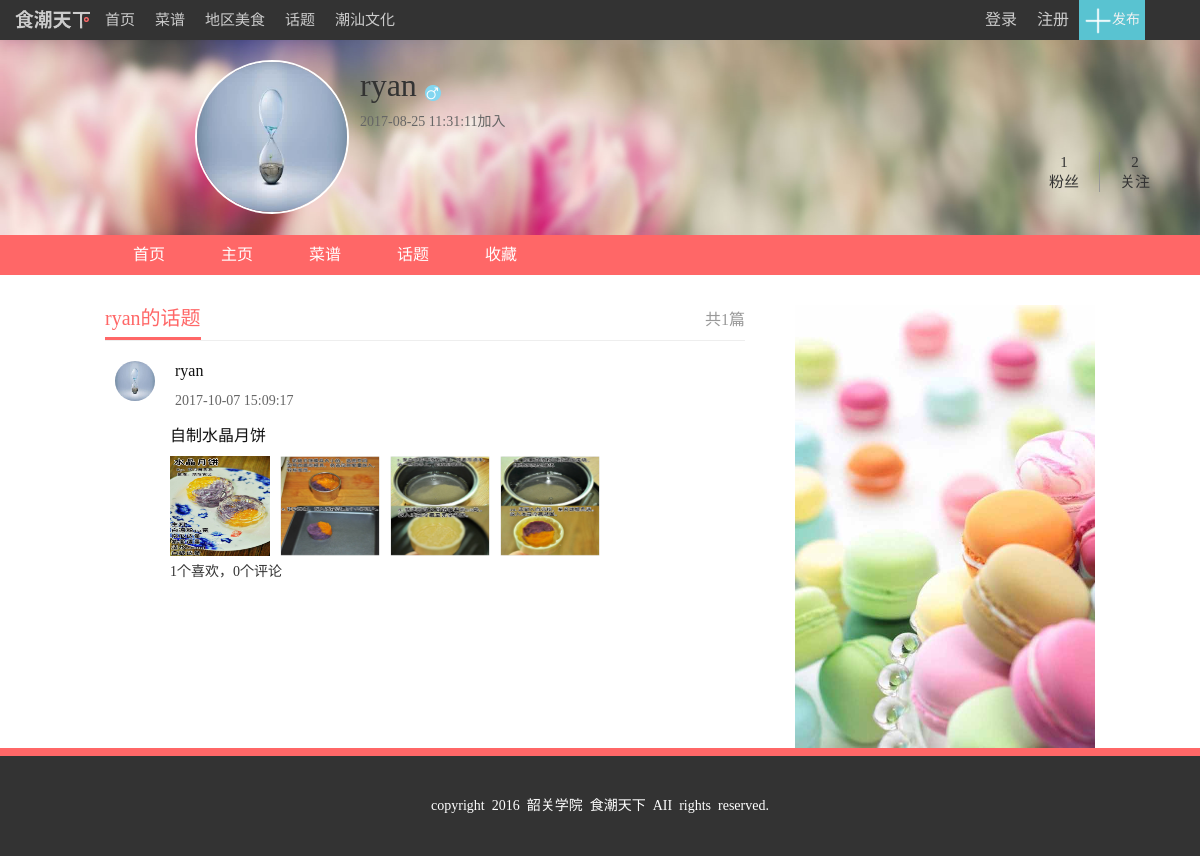
/php/personal_topic.php?user_id=48, run on the app's committed database.
### tables this page shows
CREATE TABLE IF NOT EXISTS `personal_info` (
  `id` int(10) NOT NULL AUTO_INCREMENT,
  `name` varchar(255) NOT NULL,
  `password_digest` char(40) NOT NULL,
  `head_img` varchar(255) NOT NULL DEFAULT '../assets/img/default.jpg',
  `sex` char(4) NOT NULL DEFAULT '男',
  `hometown_city` varchar(40) NOT NULL DEFAULT '汕头',
  `hometown_province` varchar(40) NOT NULL DEFAULT '潮汕',
  `email` varchar(255) NOT NULL,
  `personal_write` varchar(255) DEFAULT NULL,
  `created_at` datetime NOT NULL,
  `updated_at` datetime NOT NULL,
  PRIMARY KEY (`id`)
);

CREATE TABLE IF NOT EXISTS `topic` (
  `id` int(10) NOT NULL AUTO_INCREMENT,
  `content` varchar(255) NOT NULL,
  `publisher_id` int(10) NOT NULL,
  `created_at` datetime NOT NULL,
  `video` varchar(255) DEFAULT NULL,
  PRIMARY KEY (`id`),
  KEY `topic_publisher_id` (`publisher_id`)
);

CREATE TABLE IF NOT EXISTS `topic_img` (
  `id` int(10) NOT NULL AUTO_INCREMENT,
  `topic_id` int(10) NOT NULL,
  `topic_img` varchar(255) NOT NULL,
  PRIMARY KEY (`id`),
  KEY `topic_id_img` (`topic_id`)
);

### php/personal_topic.php (called while the page is built)
<?php
	require ('../mysql_connect.php');
  	require('../models/users.php');
    require('../models/cookbook.php');
    include('../views/user/personal_topic.html.php');
 ?>

### views/user/personal_topic.html.php (the view, shortened to what this page needs)
<?php
include('../views/layouts/personal_nav.html');
?>
<div class="topic">
	<div class="left">
		<div class="title" style="width: 640px;">
			<h3><?php echo getUserName($dbc,$_GET['user_id']); ?>的话题</h3>
			<span>共<?php echo per_topic_num($dbc,$_GET['user_id']); ?>篇</span>
		</div>
		<?php if(per_topic_num($dbc,$_GET['user_id'])==0){?>
<div class="left-content topic_content blanks">还没有发布话题。</div>
		<?php  	}else{ ?>
		<div class="left-content topic_content">
		<ul>
		<?php  $topic_res=per_topic($dbc,$user_id);  foreach($topic_res as $topic_row){
		   ?>
			<li>
				<div class="per_topic_perInfo">
				<?php $res=user_info($dbc,$_GET['user_id']);foreach($res as $row){ ?>
				<a  href="personal_index.php?user_id=<?php  echo $topic_row['publisher_id']; ?>"><img   src="<?php echo $row['head_img'] ?>" alt=""></a>
			<div class="per_topic_topInfo">
				<a  href=""><?php echo $row['name'];}?></a><br><span><?php echo $topic_row['created_at']; ?></span>
			</div>
				</div>
				<div class="per_topic_otherInfo">
					<div><a target="_blank" href="topic_page.php?topic_id=<?php echo $topic_row['id']; ?>"><?php echo $topic_row['content']; ?></a></div>
					<a class="per_topic_otherInfo_a" href="topic_page.php?topic_id=<?php echo $topic_row['id']; ?>" target="_blank">
						<?php $img_res=fing_topic_img($dbc,$topic_row['id']);foreach($img_res as $ims_row){  ?>
						<img src="<?php echo $ims_row['topic_img']; ?>"/>
						<?php } ?>
					</a>
					<p><?php echo topic_like_btn($dbc,$topic_row['id']); ?>个喜欢，<?php echo topic_comments_num($dbc,$topic_row['id']); ?>个评论</p>
				</div>
			</li>
			<?php } ?>
		</ul>
		</div>
			<?php } ?>
</div>
<div class="per_cookbook_right">
		<a href="#">
			<img src="../assets/img/right.jpg" />
		</a>
	</div>
</div>
</div>

### models/cookbook.php (shortened to what this page needs)
<?php
function fing_topic_img($dbc,$topic_id)
{
   $sql = "select * from topic_img where topic_id=$topic_id";
  $imgs=$dbc->query($sql);
   return $imgs;
}
function topic_like_btn($dbc,$topic_id)
{
  $q="select * from topic_user_like_collect where  topic_id=$topic_id and attitude=1";
  $stmt=$dbc->prepare($q);
    $stmt->execute();
    echo $stmt->rowCount();
}
function per_topic_num($dbc,$user_id){
  $q="select count(*) from topic where publisher_id=$user_id";
  $res=$dbc->query($q);
  $num=$res->fetchColumn(0);
  return $num;
}
function per_topic($dbc,$user_id){
  $q="select * from topic where publisher_id = $user_id order by id desc";
  $res=$dbc->query($q);
  return $res;
}
function topic_comments_num($dbc,$topic_id){
  $q="select * from topic_commnet where  topic_id=$topic_id";
  $stmt=$dbc->prepare($q);
    $stmt->execute();
    echo $stmt->rowCount();
}
 ?>

### assets/css/indexTop.css (style rules this page uses)
body { font: 14px "Hiragino Sans GB",STHeiti,"微软雅黑","Microsoft YaHei",Helvetica,Arial,serif; }
.bar { float: right; margin-right: 30px; position:relative; right:20px; }
.top-bar { height: 40px; background: #333; color: #999; top: 0; position: fixed; z-index: 10000; width: 100%; left: 0; min-width: 990px; }
.top-bar .bar-left { height: 40px; margin-left: 20px; }
ol,ul { list-style: none; }
.top-bar .bar-left li { float: left; height: 40px; }
.bar-link a, .top-bar .bar-left li a { font-size: 15px; color: #ccc; height: 40px; line-height: 40px; padding: 0 10px; text-decoration: none; display: inline-block; }
li a { font-size: 16px; color: #ccc; height: 40px; line-height: 40px; padding: 0 10px; text-decoration: none; display: inline-block; }
.bar-right li { list-style-image: none; list-style-type: none; float: right; }
.bar-right li a { display: block; }
.bar-text { background: #59C3D1; color: #f1f1f1; width: auto; text-align: center; height: 40px; line-height: 40px; overflow: hidden; position: relative; z-index: 199011; cursor: pointer; margin-right: 5px; padding-left: 5px; padding-right: 5px; }
.bar-text img { border: 0; vertical-align: middle; }

### assets/css/footer.css (style rules this page uses)
.footer { clear: both; width: 100%; margin-top: 20px; background: #FF6767; padding-top: 8px; }
.footer-content { padding: 40px 0; background: #333; color: #fff; font-size: 14px; overflow: hidden; text-align: center; }

### assets/css/style.css (style rules this page uses)
* { margin: 0;padding: 0;font-family: "微软雅黑"; }
a { text-decoration: none; color: #333; }
.left { float:left; }
ul { list-style-type: none; }
img { border: 0; }

### assets/css/index_Beauty.css (style rules this page uses)
ul, li { margin: 0; padding: 0; border: 0; font-size: 100%; font: inherit; vertical-align: baseline; }
.tablist,.title { height: 45px; border-bottom:1px solid #e8e8e8; }
.tablist h3,.title h3 { float: left; font-weight: 400; line-height: 30px; font-size: 20px; cursor: pointer; margin-right: 20px; display: inline-block; padding-bottom: 4px; color: #666; }
.title h3 { color: #FF6767; border-bottom:3px solid #FF6767; }
.title { height: 35px; line-height: 30px; font-size: 20px; border-bottom: 1px solid #eee; }
.title h3 { float: left; color: #ff6767; font-weight: normal; padding-bottom: 4px; border-bottom: 3px solid #ff6767; margin-top: -2px; }
.title span { float: right; font-size: 16px; color: #999; }
.index-content { width: 990px; margin: 30px auto; }
.topic { margin-top: 30px; }
.header { width: 100%; height:235px; background: url(../img/personal-bg.jpg) no-repeat top center; background-size: 100% 235px; position: relative; }
.user-wrap { position: absolute; top: 60px; left: 195px; }
.face { width: 150px; height: 150px; float: left; border-radius: 50%; border: 2px solid #fff; overflow: hidden; }
.face img { width: 150px; height: 150px; }
.user-detail { padding-left: 165px; }
.user-info { margin-top: 15px; }
.user-info a { font-size: 32px; }
.user-info img { width: 16px; height: 16px; margin-left: 5px; }
.user-detail span { color: #666; font-size: 14px; }
.personal_nav { background: #ff6767; height: 40px; }
.personal_nav ul { width: 990px; margin: auto; }
.personal_nav ul li { float: left; line-height: 40px; }
.personal_nav ul li a { display: block; font-size: 16px; padding:0 28px; color: #fff; }
.cookbook,.topic { width: 990px; margin:30px auto; }
.per_cookbook_right { width: 300px; float: right; }
.per_cookbook_right img { width: 300px; }
.personal_var_link { position: relative; right: -700px; top: 30px; }
.personal_var_link_fans { float: left; font-size: 15px; padding-right: 20px; border-right: 1px solid #999; text-align: center; }
.personal_var_link_on { float: left; margin-left: 20px; font-size: 15px; text-align: center; }
.user-detail_span { position: relative;top: 10px;left: -20px; }
.topic_content { margin-top: 20px;clear: both; }
.topic_content>ul>li { margin-bottom: 20px; }
.per_topic_perInfo a { float: left; }
.per_topic_perInfo a img { float: left; margin: 0 10px 0 0; width: 40px; height: 40px; border-radius: 50%; }
.per_topic_topInfo { float: left; margin-left: -10px; margin-top: -10px; }
.per_topic_topInfo a { color: #111; }
.per_topic_topInfo span { margin-left: 10px; color: #666; float: left; }
.per_topic_otherInfo { clear: both; padding: 5px 0 0 55px; }
.per_topic_otherInfo a { color: #111; }
.per_topic_otherInfo_a { height: 100px; }
.per_topic_otherInfo_a img { float: left; margin: 0 10px 0 0; width: 100px; height: 100px; }
.per_topic_otherInfo p { margin-left: 10px; }

### data on the page
personal_info: name "ryan", head_img (picture)
topic: created_at "2017-10-07 15:09:17", content "自制水晶月饼", rowCount "1", rowCount "0"
topic_img: topic_img (picture)
topic_img: topic_img (picture)
topic_img: topic_img (picture)
topic_img: topic_img (picture)

### other printed values
$stmt->rowCount() "1"
$stmt->rowCount() "2"
per_topic_num($dbc,$_GET['user_id']) "1"
